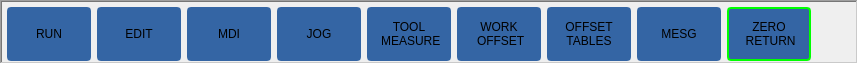
           <widget class="QFrame" name="gridFrame">
            <property name="minimumSize">
             <size>
              <width>0</width>
              <height>64</height>
             </size>
            </property>
            <property name="maximumSize">
             <size>
              <width>9999</width>
              <height>64</height>
             </size>
            </property>
            <property name="styleSheet">
             <string notr="true">QPushButton {
min-height: 50px;
min-width: 80px;
max-height: 50px;
max-width: 100px;
font: 14pt &quot;DejaVu Sans&quot;;
color: rgb(0,0,0);
background-color:rgb(52, 101, 164);
border-style: solid;
border-width: 2px;
border-radius: 4px;
border-color:rgb(52, 101, 164)

}
 



 QPushButton::checked{ border-color:rgb(0,255,0)} 
</string>
            </property>
            <property name="frameShape">
             <enum>QFrame::WinPanel</enum>
            </property>
            <property name="frameShadow">
             <enum>QFrame::Sunken</enum>
            </property>
            <layout class="QGridLayout" name="gridLayout_7">
             <property name="leftMargin">
              <number>5</number>
             </property>
             <property name="topMargin">
              <number>5</number>
             </property>
             <property name="rightMargin">
              <number>5</number>
             </property>
             <property name="bottomMargin">
              <number>5</number>
             </property>
             <item row="0" column="2">
              <widget class="QPushButton" name="editbutton">
               <property name="styleSheet">
                <string notr="true"/>
               </property>
               <property name="text">
                <string>EDIT</string>
               </property>
               <property name="shortcut">
                <string/>
               </property>
               <property name="checkable">
                <bool>true</bool>
               </property>
               <property name="pageleft" stdset="0">
                <number>2</number>
               </property>
               <property name="pageright" stdset="0">
                <number>1</number>
               </property>
               <property name="pageupleft" stdset="0">
                <number>0</number>
               </property>
               <attribute name="buttonGroup">
                <string notr="true">leftnavbuttons</string>
               </attribute>
              </widget>
             </item>
             <item row="0" column="12">
              <widget class="QPushButton" name="mesgbutton">
               <property name="styleSheet">
                <string notr="true"/>
               </property>
               <property name="text">
                <string>MESG</string>
               </property>
               <property name="checkable">
                <bool>true</bool>
               </property>
               <property name="default">
                <bool>false</bool>
               </property>
               <property name="flat">
                <bool>false</bool>
               </property>
               <property name="pageright" stdset="0">
                <number>6</number>
               </property>
               <property name="pageleft" stdset="0">
                <number>-1</number>
               </property>
               <property name="pageupleft" stdset="0">
                <number>-1</number>
               </property>
               <attribute name="buttonGroup">
                <string notr="true">leftnavbuttons</string>
               </attribute>
              </widget>
             </item>
             <item row="0" column="1">
              <widget class="QPushButton" name="runbutton">
               <property name="minimumSize">
                <size>
                 <width>84</width>
                 <height>54</height>
                </size>
               </property>
               <property name="styleSheet">
                <string notr="true"/>
               </property>
               <property name="text">
                <string>RUN</string>
               </property>
               <property name="checkable">
                <bool>true</bool>
               </property>
               <property name="checked">
                <bool>false</bool>
               </property>
               <property name="autoRepeat">
                <bool>false</bool>
               </property>
               <property name="default">
                <bool>false</bool>
               </property>
               <property name="pageright" stdset="0">
                <number>2</number>
               </property>
               <property name="pageupleft" stdset="0">
                <number>1</number>
               </property>
               <property name="pageleft" stdset="0">
                <number>0</number>
               </property>
               <attribute name="buttonGroup">
                <string notr="true">leftnavbuttons</string>
               </attribute>
              </widget>
             </item>
             <item row="0" column="5">
              <widget class="QPushButton" name="jogbutton">
               <property name="minimumSize">
                <size>
                 <width>84</width>
                 <height>54</height>
                </size>
               </property>
               <property name="text">
                <string>JOG</string>
               </property>
               <property name="checkable">
                <bool>true</bool>
               </property>
               <property name="pageright" stdset="0">
                <number>2</number>
               </property>
               <property name="pageupleft" stdset="0">
                <number>1</number>
               </property>
               <property name="pageleft" stdset="0">
                <number>1</number>
               </property>
               <attribute name="buttonGroup">
                <string notr="true">leftnavbuttons</string>
               </attribute>
              </widget>
             </item>
             <item row="0" column="8">
              <widget class="QPushButton" name="toolmeasbutton">
               <property name="text">
                <string>TOOL
 MEASURE</string>
               </property>
               <property name="checkable">
                <bool>true</bool>
               </property>
               <property name="pageleft" stdset="0">
                <number>1</number>
               </property>
               <property name="pageupleft" stdset="0">
                <number>0</number>
               </property>
               <property name="pageright" stdset="0">
                <number>4</number>
               </property>
               <attribute name="buttonGroup">
                <string notr="true">leftnavbuttons</string>
               </attribute>
              </widget>
             </item>
             <item row="0" column="10">
              <widget class="QPushButton" name="workoffbutton">
               <property name="minimumSize">
                <size>
                 <width>84</width>
                 <height>54</height>
                </size>
               </property>
               <property name="text">
                <string>WORK
 OFFSET</string>
               </property>
               <property name="checkable">
                <bool>true</bool>
               </property>
               <property name="pageleft" stdset="0">
                <number>1</number>
               </property>
               <property name="pageupleft" stdset="0">
                <number>0</number>
               </property>
               <property name="pageright" stdset="0">
                <number>0</number>
               </property>
               <attribute name="buttonGroup">
                <string notr="true">leftnavbuttons</string>
               </attribute>
              </widget>
             </item>
             <item row="0" column="14">
              <spacer name="horizontalSpacer_9">
               <property name="orientation">
                <enum>Qt::Horizontal</enum>
               </property>
               <property name="sizeHint" stdset="0">
                <size>
                 <width>40</width>
                 <height>20</height>
                </size>
               </property>
              </spacer>
             </item>
             <item row="0" column="3">
              <widget class="QPushButton" name="mdibutton2">
               <property name="styleSheet">
                <string notr="true"/>
               </property>
               <property name="text">
                <string>MDI</string>
               </property>
               <property name="checkable">
                <bool>true</bool>
               </property>
               <property name="autoRepeat">
                <bool>false</bool>
               </property>
               <property name="pageleft" stdset="0">
                <number>1</number>
               </property>
               <property name="pageupleft" stdset="0">
                <number>0</number>
               </property>
               <property name="pageright" stdset="0">
                <number>5</number>
               </property>
               <attribute name="buttonGroup">
                <string notr="true">leftnavbuttons</string>
               </attribute>
              </widget>
             </item>
             <item row="0" column="11">
              <widget class="QPushButton" name="tooltblbutton">
               <property name="minimumSize">
                <size>
                 <width>84</width>
                 <height>54</height>
                </size>
               </property>
               <property name="styleSheet">
                <string notr="true"/>
               </property>
               <property name="text">
                <string>OFFSET
TABLES</string>
               </property>
               <property name="checkable">
                <bool>true</bool>
               </property>
               <property name="pageright" stdset="0">
                <number>3</number>
               </property>
               <property name="pageleft" stdset="0">
                <number>-1</number>
               </property>
               <property name="pageupleft" stdset="0">
                <number>-1</number>
               </property>
               <attribute name="buttonGroup">
                <string notr="true">leftnavbuttons</string>
               </attribute>
              </widget>
             </item>
             <item row="0" column="13">
              <widget class="QPushButton" name="refrtnbutton">
               <property name="text">
                <string>ZERO
 RETURN</string>
               </property>
               <property name="checkable">
                <bool>true</bool>
               </property>
               <property name="checked">
                <bool>true</bool>
               </property>
               <property name="autoDefault">
                <bool>false</bool>
               </property>
               <property name="default">
                <bool>true</bool>
               </property>
               <property name="pageleft" stdset="0">
                <number>1</number>
               </property>
               <property name="pageright" stdset="0">
                <number>2</number>
               </property>
               <property name="pageupleft" stdset="0">
                <number>2</number>
               </property>
               <attribute name="buttonGroup">
                <string notr="true">leftnavbuttons</string>
               </attribute>
              </widget>
             </item>
            </layout>
           </widget>
